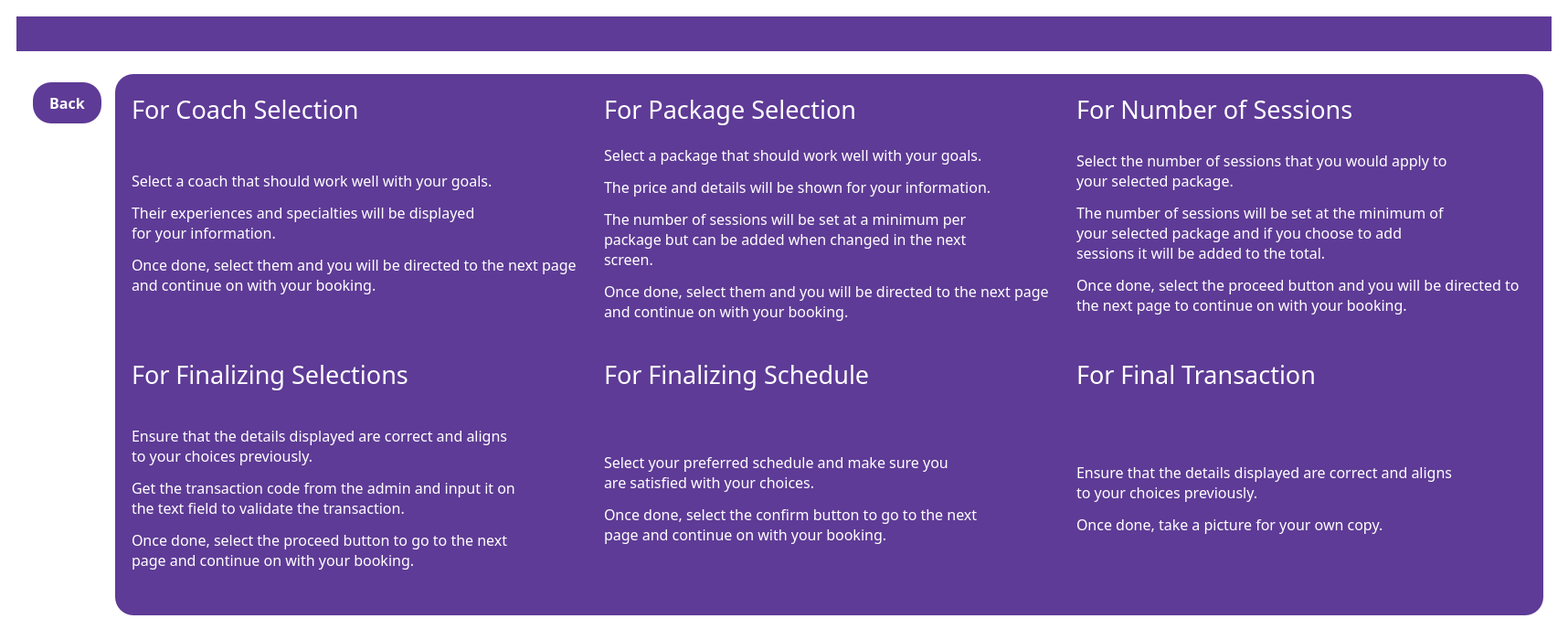
<?xml version="1.0" encoding="UTF-8"?>
<ui version="4.0">
 <class>MainWindow</class>
 <widget class="QMainWindow" name="MainWindow">
  <property name="geometry">
   <rect>
    <x>0</x>
    <y>0</y>
    <width>1716</width>
    <height>700</height>
   </rect>
  </property>
  <property name="windowTitle">
   <string>MainWindow</string>
  </property>
  <property name="styleSheet">
   <string notr="true">QMainWindow
{
background:white;
}</string>
  </property>
  <widget class="QWidget" name="centralwidget">
   <property name="styleSheet">
    <string notr="true">QWidget
{
background: white;
}</string>
   </property>
   <layout class="QVBoxLayout" name="verticalLayout">
    <item>
     <widget class="QWidget" name="widget" native="true">
      <layout class="QVBoxLayout" name="verticalLayout_2">
       <item>
        <widget class="QWidget" name="widget_2" native="true">
         <property name="maximumSize">
          <size>
           <width>16777215</width>
           <height>121</height>
          </size>
         </property>
         <property name="styleSheet">
          <string notr="true">QWidget
{
background-color:#5e3b96;
}</string>
         </property>
         <layout class="QHBoxLayout" name="horizontalLayout">
          <item>
           <spacer name="horizontalSpacer">
            <property name="orientation">
             <enum>Qt::Orientation::Horizontal</enum>
            </property>
            <property name="sizeHint" stdset="0">
             <size>
              <width>40</width>
              <height>20</height>
             </size>
            </property>
           </spacer>
          </item>
          <item>
           <widget class="QLabel" name="label">
            <property name="sizePolicy">
             <sizepolicy hsizetype="Maximum" vsizetype="Maximum">
              <horstretch>0</horstretch>
              <verstretch>0</verstretch>
             </sizepolicy>
            </property>
            <property name="maximumSize">
             <size>
              <width>421</width>
              <height>121</height>
             </size>
            </property>
            <property name="text">
             <string/>
            </property>
            <property name="pixmap">
             <pixmap>../softeng-main/logos/logog.jpg</pixmap>
            </property>
            <property name="scaledContents">
             <bool>true</bool>
            </property>
            <property name="wordWrap">
             <bool>false</bool>
            </property>
           </widget>
          </item>
          <item>
           <spacer name="horizontalSpacer_2">
            <property name="orientation">
             <enum>Qt::Orientation::Horizontal</enum>
            </property>
            <property name="sizeHint" stdset="0">
             <size>
              <width>40</width>
              <height>20</height>
             </size>
            </property>
           </spacer>
          </item>
         </layout>
        </widget>
       </item>
       <item>
        <spacer name="verticalSpacer">
         <property name="orientation">
          <enum>Qt::Orientation::Vertical</enum>
         </property>
         <property name="sizeType">
          <enum>QSizePolicy::Policy::Fixed</enum>
         </property>
         <property name="sizeHint" stdset="0">
          <size>
           <width>20</width>
           <height>10</height>
          </size>
         </property>
        </spacer>
       </item>
       <item>
        <widget class="QWidget" name="widget_3" native="true">
         <layout class="QHBoxLayout" name="horizontalLayout_2">
          <item>
           <widget class="QWidget" name="widget_4" native="true">
            <property name="sizePolicy">
             <sizepolicy hsizetype="Fixed" vsizetype="Preferred">
              <horstretch>0</horstretch>
              <verstretch>0</verstretch>
             </sizepolicy>
            </property>
            <layout class="QVBoxLayout" name="verticalLayout_3">
             <item>
              <widget class="QPushButton" name="back">
               <property name="sizePolicy">
                <sizepolicy hsizetype="Fixed" vsizetype="Fixed">
                 <horstretch>0</horstretch>
                 <verstretch>0</verstretch>
                </sizepolicy>
               </property>
               <property name="minimumSize">
                <size>
                 <width>75</width>
                 <height>45</height>
                </size>
               </property>
               <property name="maximumSize">
                <size>
                 <width>550</width>
                 <height>350</height>
                </size>
               </property>
               <property name="font">
                <font>
                 <family>Arial Black</family>
                 <pointsize>12</pointsize>
                 <bold>true</bold>
                </font>
               </property>
               <property name="styleSheet">
                <string notr="true">QPushButton
{
background-color: #5e3b96;
color:white;
 border-radius:20px;
}</string>
               </property>
               <property name="text">
                <string>Back</string>
               </property>
              </widget>
             </item>
             <item>
              <spacer name="verticalSpacer_2">
               <property name="orientation">
                <enum>Qt::Orientation::Vertical</enum>
               </property>
               <property name="sizeHint" stdset="0">
                <size>
                 <width>20</width>
                 <height>40</height>
                </size>
               </property>
              </spacer>
             </item>
            </layout>
           </widget>
          </item>
          <item>
           <widget class="QWidget" name="widget_5" native="true">
            <property name="styleSheet">
             <string notr="true">QWidget
{background-color:#5e3b96;
border-radius:20px;
}</string>
            </property>
            <layout class="QGridLayout" name="gridLayout">
             <item row="1" column="0">
              <widget class="QWidget" name="widget_8" native="true">
               <layout class="QVBoxLayout" name="verticalLayout_5">
                <item>
                 <widget class="QLabel" name="label_8">
                  <property name="sizePolicy">
                   <sizepolicy hsizetype="Preferred" vsizetype="Preferred">
                    <horstretch>0</horstretch>
                    <verstretch>0</verstretch>
                   </sizepolicy>
                  </property>
                  <property name="minimumSize">
                   <size>
                    <width>0</width>
                    <height>40</height>
                   </size>
                  </property>
                  <property name="maximumSize">
                   <size>
                    <width>16777215</width>
                    <height>40</height>
                   </size>
                  </property>
                  <property name="font">
                   <font>
                    <family>Arial Black</family>
                    <pointsize>20</pointsize>
                   </font>
                  </property>
                  <property name="styleSheet">
                   <string notr="true">QLabel{
color:white
}</string>
                  </property>
                  <property name="text">
                   <string>For Finalizing Selections</string>
                  </property>
                 </widget>
                </item>
                <item>
                 <widget class="QLabel" name="label_11">
                  <property name="font">
                   <font>
                    <family>Arial Black</family>
                    <pointsize>12</pointsize>
                   </font>
                  </property>
                  <property name="styleSheet">
                   <string notr="true">QLabel{
color:white;
}</string>
                  </property>
                  <property name="text">
                   <string>&lt;html&gt;&lt;head/&gt;&lt;body&gt;&lt;p&gt;Ensure that the details displayed are correct and aligns&lt;br/&gt;to your choices previously.&lt;/p&gt;&lt;p&gt;Get the transaction code from the admin and input it on&lt;br/&gt;the text field to validate the transaction.&lt;/p&gt;&lt;p&gt;Once done, select the proceed button to go to the next&lt;br/&gt;page and continue on with your booking.&lt;/p&gt;&lt;/body&gt;&lt;/html&gt;</string>
                  </property>
                 </widget>
                </item>
               </layout>
              </widget>
             </item>
             <item row="0" column="1">
              <widget class="QWidget" name="widget_7" native="true">
               <layout class="QVBoxLayout" name="verticalLayout_8">
                <item>
                 <widget class="QLabel" name="label_4">
                  <property name="sizePolicy">
                   <sizepolicy hsizetype="Preferred" vsizetype="Preferred">
                    <horstretch>0</horstretch>
                    <verstretch>0</verstretch>
                   </sizepolicy>
                  </property>
                  <property name="minimumSize">
                   <size>
                    <width>0</width>
                    <height>40</height>
                   </size>
                  </property>
                  <property name="maximumSize">
                   <size>
                    <width>16777215</width>
                    <height>40</height>
                   </size>
                  </property>
                  <property name="font">
                   <font>
                    <family>Arial Black</family>
                    <pointsize>20</pointsize>
                   </font>
                  </property>
                  <property name="styleSheet">
                   <string notr="true">QLabel{
color:white
}</string>
                  </property>
                  <property name="text">
                   <string>For Package Selection</string>
                  </property>
                 </widget>
                </item>
                <item>
                 <widget class="QLabel" name="label_9">
                  <property name="font">
                   <font>
                    <family>Arial Black</family>
                    <pointsize>12</pointsize>
                   </font>
                  </property>
                  <property name="styleSheet">
                   <string notr="true">QLabel{
color:white
}</string>
                  </property>
                  <property name="text">
                   <string>&lt;html&gt;&lt;head/&gt;&lt;body&gt;&lt;p&gt;Select a package that should work well with your goals.&lt;/p&gt;&lt;p&gt;The price and details will be shown for your information.&lt;/p&gt;&lt;p&gt;The number of sessions will be set at a minimum per&lt;br/&gt;package but can be added when changed in the next&lt;br/&gt;screen.&lt;/p&gt;&lt;p&gt;Once done, select them and you will be directed to the next page and continue on with your booking.&lt;/p&gt;&lt;/body&gt;&lt;/html&gt;</string>
                  </property>
                  <property name="wordWrap">
                   <bool>true</bool>
                  </property>
                 </widget>
                </item>
               </layout>
              </widget>
             </item>
             <item row="1" column="1">
              <widget class="QWidget" name="widget_9" native="true">
               <layout class="QVBoxLayout" name="verticalLayout_7">
                <item>
                 <widget class="QLabel" name="label_7">
                  <property name="sizePolicy">
                   <sizepolicy hsizetype="Preferred" vsizetype="Preferred">
                    <horstretch>0</horstretch>
                    <verstretch>0</verstretch>
                   </sizepolicy>
                  </property>
                  <property name="minimumSize">
                   <size>
                    <width>0</width>
                    <height>40</height>
                   </size>
                  </property>
                  <property name="maximumSize">
                   <size>
                    <width>16777215</width>
                    <height>40</height>
                   </size>
                  </property>
                  <property name="font">
                   <font>
                    <family>Arial Black</family>
                    <pointsize>20</pointsize>
                   </font>
                  </property>
                  <property name="styleSheet">
                   <string notr="true">QLabel{
color:white
}</string>
                  </property>
                  <property name="text">
                   <string>For Finalizing Schedule</string>
                  </property>
                 </widget>
                </item>
                <item>
                 <widget class="QLabel" name="label_12">
                  <property name="font">
                   <font>
                    <family>Arial Black</family>
                    <pointsize>12</pointsize>
                   </font>
                  </property>
                  <property name="styleSheet">
                   <string notr="true">QLabel{
color:white;
}</string>
                  </property>
                  <property name="text">
                   <string>&lt;html&gt;&lt;head/&gt;&lt;body&gt;&lt;p&gt;Select your preferred schedule and make sure you&lt;br/&gt;are satisfied with your choices.&lt;/p&gt;&lt;p&gt;Once done, select the confirm button to go to the next&lt;br/&gt;page and continue on with your booking.&lt;/p&gt;&lt;/body&gt;&lt;/html&gt;</string>
                  </property>
                 </widget>
                </item>
               </layout>
              </widget>
             </item>
             <item row="0" column="0">
              <widget class="QWidget" name="widget_6" native="true">
               <property name="sizePolicy">
                <sizepolicy hsizetype="Minimum" vsizetype="Preferred">
                 <horstretch>0</horstretch>
                 <verstretch>0</verstretch>
                </sizepolicy>
               </property>
               <layout class="QVBoxLayout" name="verticalLayout_4">
                <item>
                 <widget class="QLabel" name="label_2">
                  <property name="sizePolicy">
                   <sizepolicy hsizetype="Preferred" vsizetype="Preferred">
                    <horstretch>0</horstretch>
                    <verstretch>0</verstretch>
                   </sizepolicy>
                  </property>
                  <property name="minimumSize">
                   <size>
                    <width>0</width>
                    <height>40</height>
                   </size>
                  </property>
                  <property name="maximumSize">
                   <size>
                    <width>16777215</width>
                    <height>40</height>
                   </size>
                  </property>
                  <property name="font">
                   <font>
                    <family>Arial Black</family>
                    <pointsize>20</pointsize>
                   </font>
                  </property>
                  <property name="styleSheet">
                   <string notr="true">QLabel{
color:white
}</string>
                  </property>
                  <property name="text">
                   <string>For Coach Selection</string>
                  </property>
                 </widget>
                </item>
                <item>
                 <widget class="QLabel" name="label_3">
                  <property name="font">
                   <font>
                    <family>Arial Black</family>
                    <pointsize>12</pointsize>
                   </font>
                  </property>
                  <property name="styleSheet">
                   <string notr="true">QLabel{
color:white
}</string>
                  </property>
                  <property name="text">
                   <string>&lt;html&gt;&lt;head/&gt;&lt;body&gt;&lt;p&gt;Select a coach that should work well with your goals.&lt;/p&gt;&lt;p&gt;Their experiences and specialties will be displayed&lt;br/&gt;for your information.&lt;/p&gt;&lt;p&gt;Once done, select them and you will be directed to the next page and continue on with your booking.&lt;/p&gt;&lt;/body&gt;&lt;/html&gt;</string>
                  </property>
                  <property name="wordWrap">
                   <bool>true</bool>
                  </property>
                 </widget>
                </item>
               </layout>
              </widget>
             </item>
             <item row="0" column="2">
              <widget class="QWidget" name="widget_10" native="true">
               <layout class="QVBoxLayout" name="verticalLayout_6">
                <item>
                 <widget class="QLabel" name="label_5">
                  <property name="sizePolicy">
                   <sizepolicy hsizetype="Preferred" vsizetype="Preferred">
                    <horstretch>0</horstretch>
                    <verstretch>0</verstretch>
                   </sizepolicy>
                  </property>
                  <property name="minimumSize">
                   <size>
                    <width>0</width>
                    <height>40</height>
                   </size>
                  </property>
                  <property name="maximumSize">
                   <size>
                    <width>16777215</width>
                    <height>40</height>
                   </size>
                  </property>
                  <property name="font">
                   <font>
                    <family>Arial Black</family>
                    <pointsize>20</pointsize>
                   </font>
                  </property>
                  <property name="styleSheet">
                   <string notr="true">QLabel{
color:white
}</string>
                  </property>
                  <property name="text">
                   <string>For Number of Sessions</string>
                  </property>
                 </widget>
                </item>
                <item>
                 <widget class="QLabel" name="label_10">
                  <property name="font">
                   <font>
                    <family>Arial Black</family>
                    <pointsize>12</pointsize>
                   </font>
                  </property>
                  <property name="styleSheet">
                   <string notr="true">QLabel{
color:white
}</string>
                  </property>
                  <property name="text">
                   <string>&lt;html&gt;&lt;head/&gt;&lt;body&gt;&lt;p&gt;Select the number of sessions that you would apply to&lt;br/&gt;your selected package.&lt;/p&gt;&lt;p&gt;The number of sessions will be set at the minimum of&lt;br/&gt;your selected package and if you choose to add &lt;br/&gt;sessions it will be added to the total.&lt;/p&gt;&lt;p&gt;Once done, select the proceed button and you will be directed to the next page to continue on with your booking.&lt;/p&gt;&lt;/body&gt;&lt;/html&gt;</string>
                  </property>
                  <property name="wordWrap">
                   <bool>true</bool>
                  </property>
                 </widget>
                </item>
               </layout>
              </widget>
             </item>
             <item row="1" column="2">
              <widget class="QWidget" name="widget_11" native="true">
               <layout class="QVBoxLayout" name="verticalLayout_9">
                <item>
                 <widget class="QLabel" name="label_6">
                  <property name="sizePolicy">
                   <sizepolicy hsizetype="Preferred" vsizetype="Preferred">
                    <horstretch>0</horstretch>
                    <verstretch>0</verstretch>
                   </sizepolicy>
                  </property>
                  <property name="minimumSize">
                   <size>
                    <width>0</width>
                    <height>40</height>
                   </size>
                  </property>
                  <property name="maximumSize">
                   <size>
                    <width>16777215</width>
                    <height>40</height>
                   </size>
                  </property>
                  <property name="font">
                   <font>
                    <family>Arial Black</family>
                    <pointsize>20</pointsize>
                   </font>
                  </property>
                  <property name="styleSheet">
                   <string notr="true">QLabel{
color:white
}</string>
                  </property>
                  <property name="text">
                   <string>For Final Transaction</string>
                  </property>
                 </widget>
                </item>
                <item>
                 <widget class="QLabel" name="label_13">
                  <property name="font">
                   <font>
                    <family>Arial Black</family>
                    <pointsize>12</pointsize>
                   </font>
                  </property>
                  <property name="styleSheet">
                   <string notr="true">QLabel{
color:white;
}</string>
                  </property>
                  <property name="text">
                   <string>&lt;html&gt;&lt;head/&gt;&lt;body&gt;&lt;p&gt;Ensure that the details displayed are correct and aligns&lt;br/&gt;to your choices previously.&lt;/p&gt;&lt;p&gt;Once done, take a picture for your own copy.&lt;/p&gt;&lt;/body&gt;&lt;/html&gt;</string>
                  </property>
                 </widget>
                </item>
               </layout>
              </widget>
             </item>
            </layout>
           </widget>
          </item>
         </layout>
        </widget>
       </item>
      </layout>
     </widget>
    </item>
   </layout>
  </widget>
 </widget>
 <resources/>
 <connections/>
</ui>
